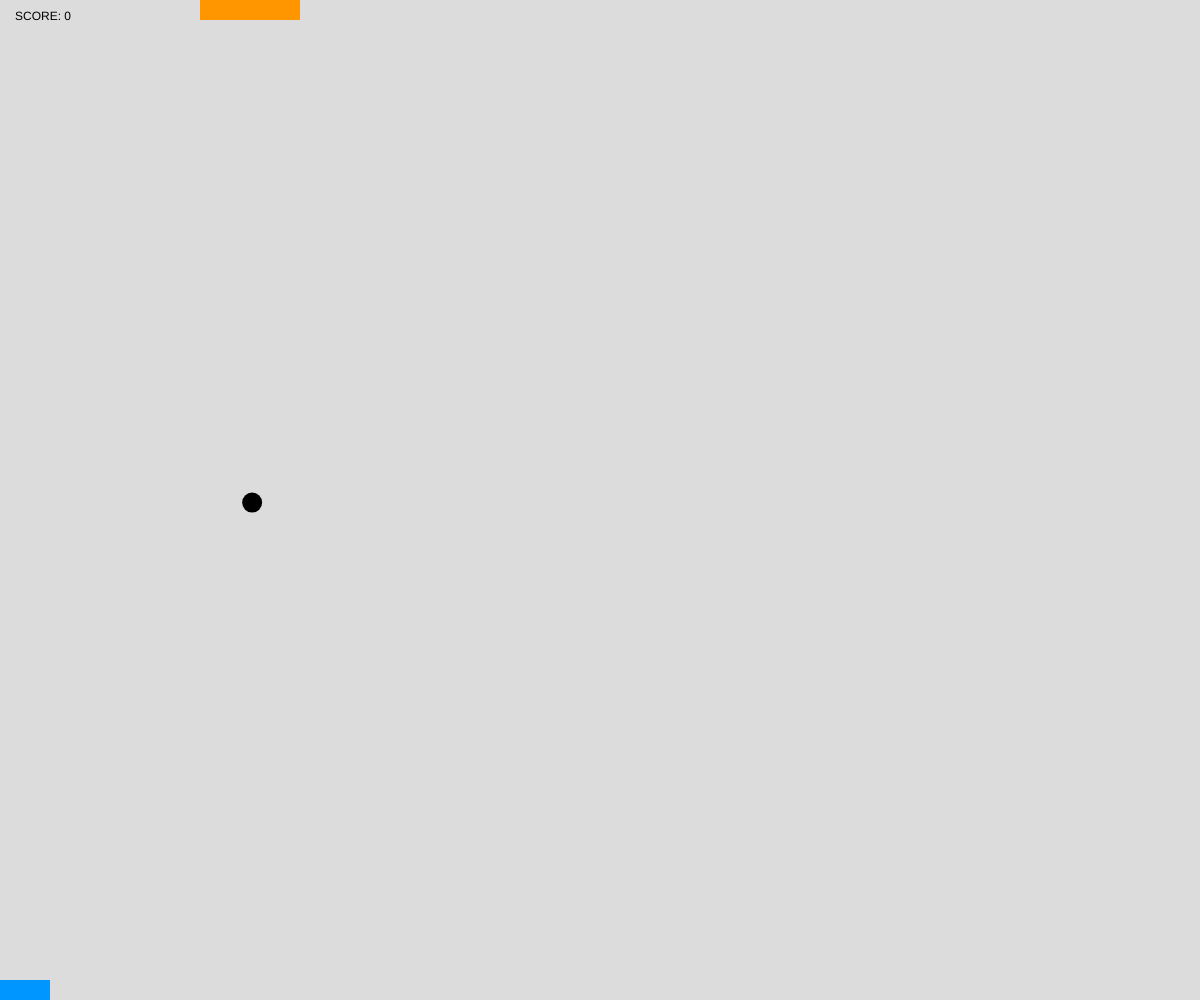
Frame 1 (no input)
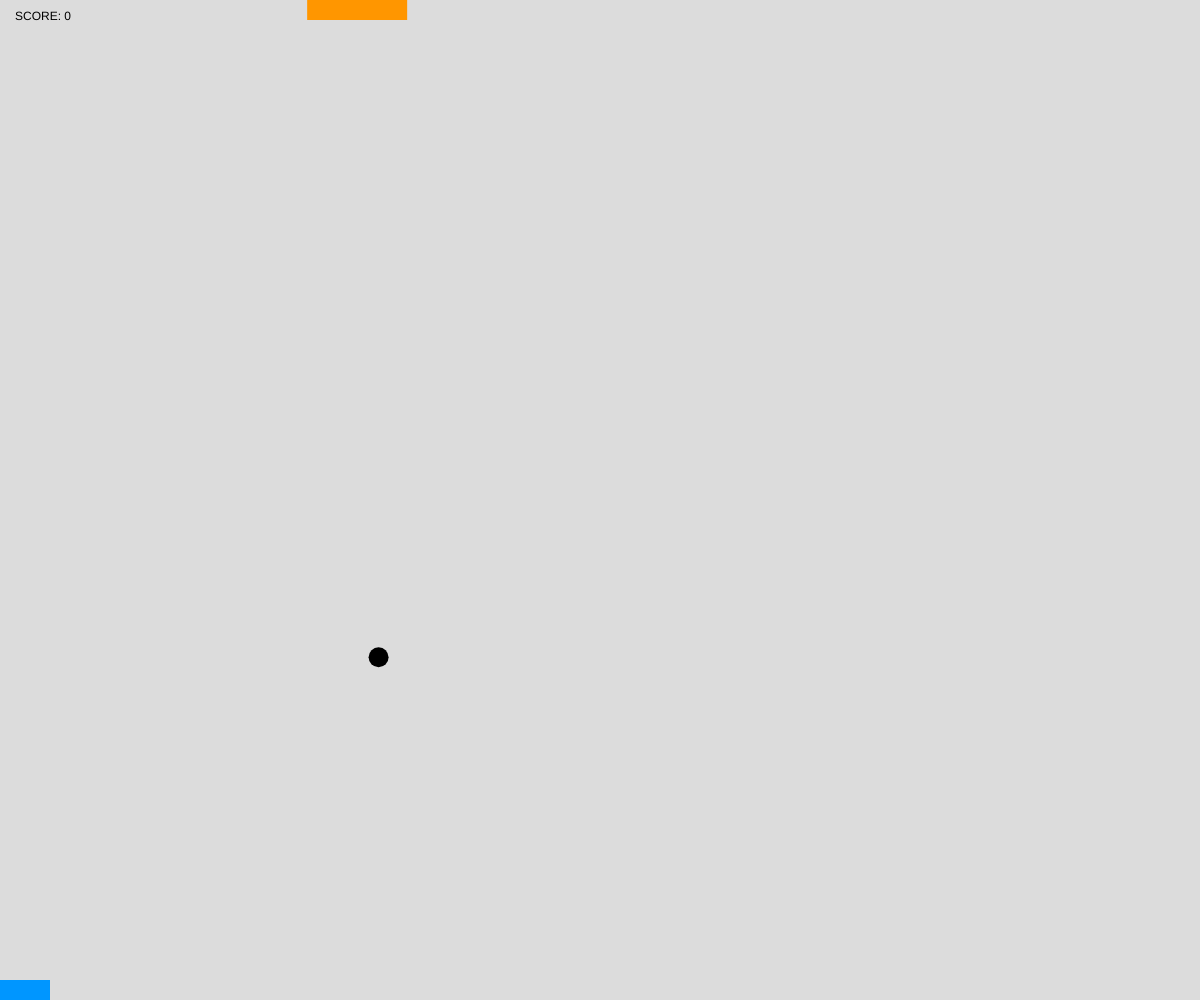
Frame 60 (no input)
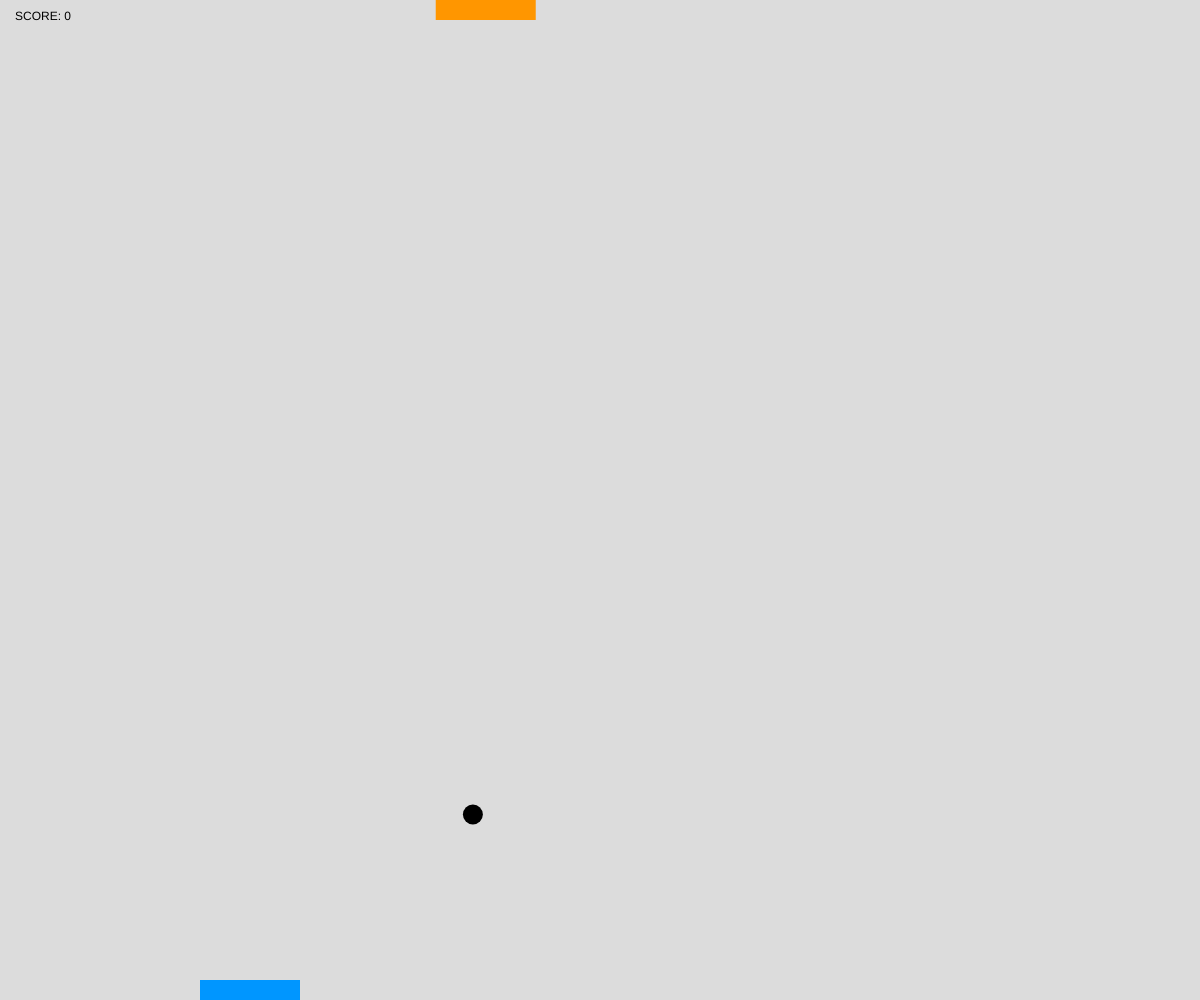
Frame 120 (the mouse pressed at the canvas centre since frame 60)

The p5.js sketch that drew these frames (run headless with seeded random() and noise() and a simulated clock; from frame 60 on, the mouse is pressed at the canvas centre):

// p5.js sketch
// ── sketch.js
let score = 0;
let balls = [];
let playerPaddles = [];
let computerPaddles = [];

function setup() {
  createCanvas(windowWidth, windowHeight);
  noCursor();

  balls.push(new Ball(250));
  playerPaddles.push(new PlayerPaddle(0, 500, 250));
  computerPaddles.push(new ComputerPaddle(0, 500, 250));
}

function draw() {
  background(220);

  fill(0);
  noStroke();
  text("SCORE: " + score, 15, 20);

  for (let i = 0; i < balls.length; i++) {
    balls[i].update(playerPaddles[i], computerPaddles[i]);
    balls[i].display();

    playerPaddles[i].update();
    playerPaddles[i].display();

    computerPaddles[i].update(balls[i]);
    computerPaddles[i].display();
  }
}

// ── aiPaddle.js
class ComputerPaddle {
  constructor(leftX, rightX, paddleX) {
    this.w = 100;
    this.h = 20;

    this.leftConstraint = leftX;
    this.rightConstraint = rightX;

    this.x = paddleX;
    this.y = this.h / 2;

    this.computerPos = Array.apply(null, Array(10)).map(
      Number.prototype.valueOf,
      paddleX
    );
  }
  update(ball) {
    this.computerPos.push(ball.position.x);
    this.x = this.computerPos.shift();
  }
  display() {
    fill(255, 150, 0);
    noStroke();
    rectMode(CENTER);
    rect(this.x, this.y, this.w, this.h);
  }
}

// ── ball.js
class Ball {
  constructor(courtPosX) {
    this.dia = 20;
    this.respawnPoint = courtPosX;
    this.respawn(courtPosX);
  }
  update(player, computer) {
    this.position.add(this.speed);

    let hit = this.checkPlayerCollision(player);
    if (hit) {
      this.speed.y *= -1.01;
      this.speed.x += (this.position.x - player.x) / 20;
    }

    let compHit = this.checkComputerCollision(computer);
    if (compHit) {
      this.speed.y *= -1.01;
      this.speed.x += (this.position.x - computer.x) / 20;
    }

    if (this.position.y < 0) {
      this.respawn(this.respawnPoint);
      score++;
    }

    if (this.position.y > height) {
      this.respawn(this.respawnPoint);
      score--;
    }

    if (
      this.position.x < this.dia / 2 ||
      this.position.x > player.rightConstraint - this.dia / 2
    ) {
      this.speed.x *= -1;
    }
  }
  display() {
    fill(0);
    noStroke();
    circle(this.position.x, this.position.y, this.dia);
  }
  respawn(xPos) {
    this.position = createVector(xPos, height / 2);
    this.speed = createVector(random(-5, 5), random(2, 5));
  }

  checkPlayerCollision(p) {
    if (
      this.position.y + this.dia / 2 > p.y - p.h / 2 &&
      this.position.x > p.x - p.w / 2 &&
      this.position.x < p.x + p.w / 2 &&
      this.speed.y > 0
    ) {
      return true;
    }
    return false;
  }
  checkComputerCollision(c) {
    if (
      this.position.y + this.dia / 2 < c.y + c.h + c.h / 2 &&
      this.position.x > c.x - c.w / 2 &&
      this.position.x < c.x + c.w / 2 &&
      this.speed.y < 0
    ) {
      return true;
    }
    return false;
  }
}

// ── court.js
class Court {
  constructor() {
    this.ball = new Ball();
    this.player = new PlayerPaddle();
    this.computer = new ComputerPaddle();
  }
  update() {}
  display() {}
}

// ── playerPaddle.js
class PlayerPaddle {
  constructor(leftX, rightX, paddleX) {
    this.w = 100;
    this.h = 20;

    this.leftConstraint = leftX;
    this.rightConstraint = rightX;

    this.x = paddleX;
    this.y = height - this.h / 2;
  }
  update() {
    this.x = map(mouseX, 0, width, this.leftConstraint, this.rightConstraint);
  }
  display() {
    fill(0, 150, 255);
    noStroke();
    rectMode(CENTER);
    rect(this.x, this.y, this.w, this.h);
  }
}
